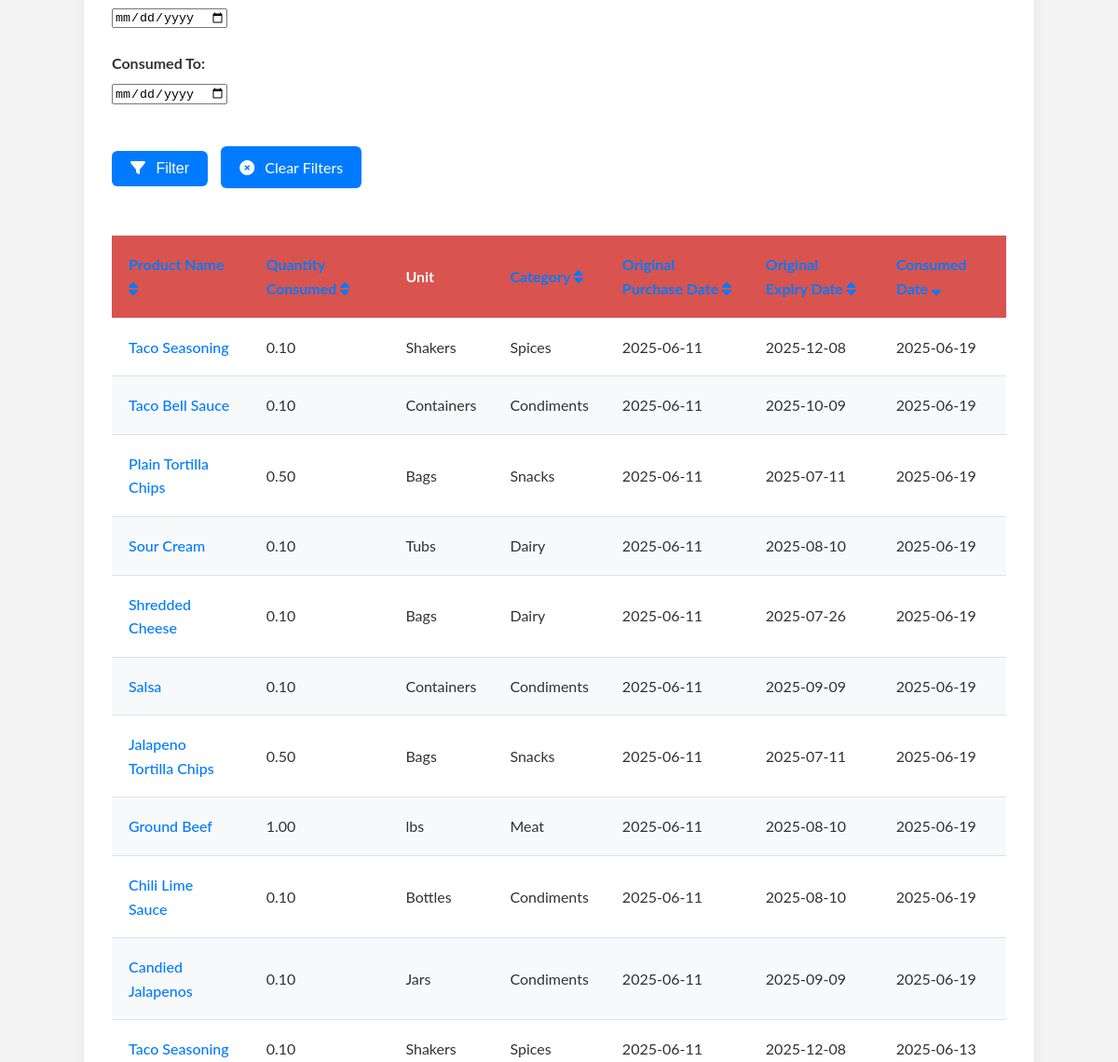
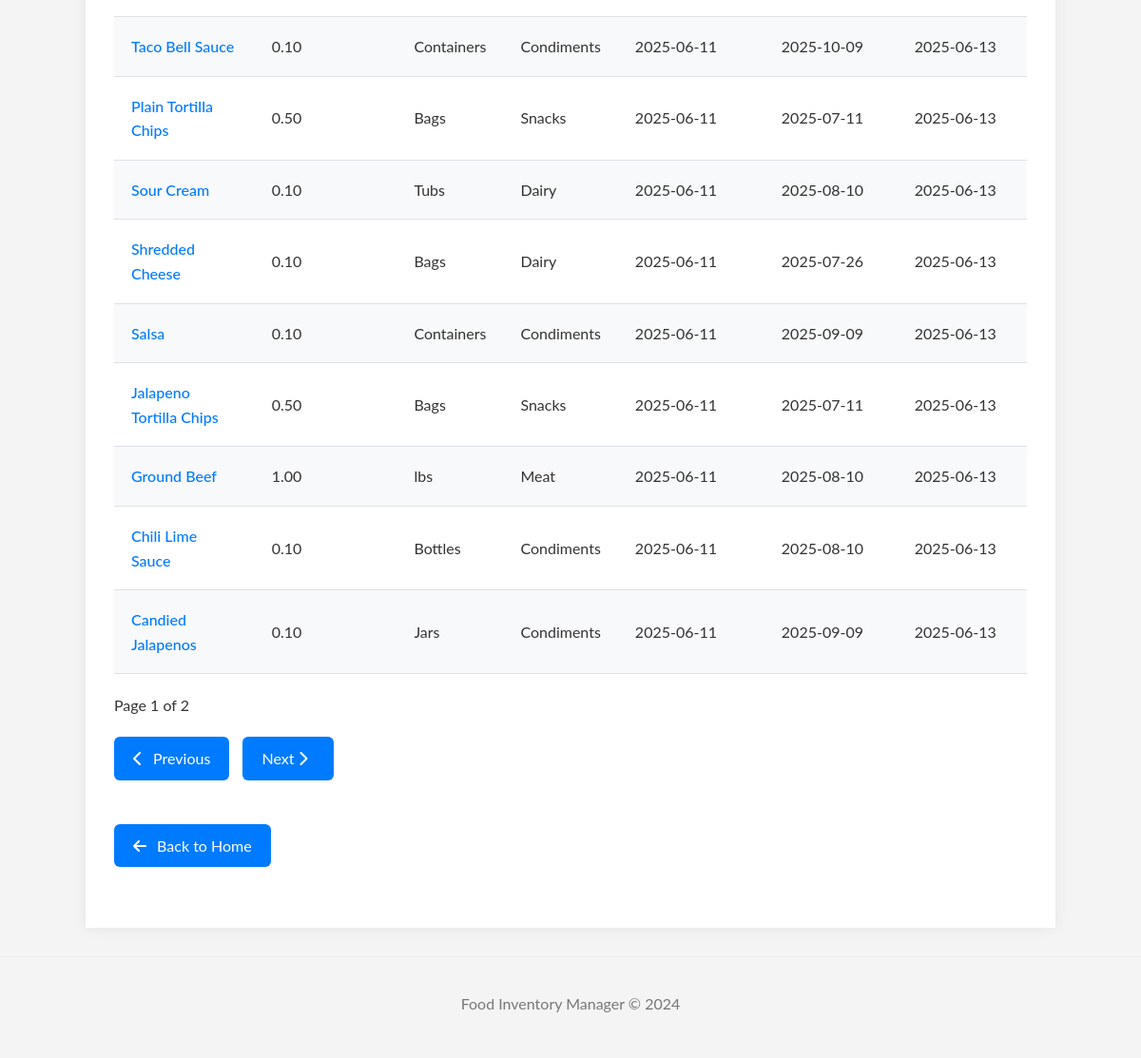
The page /inventory/historical (lower part) on the database as committed earlier (2 pictures, top to bottom).
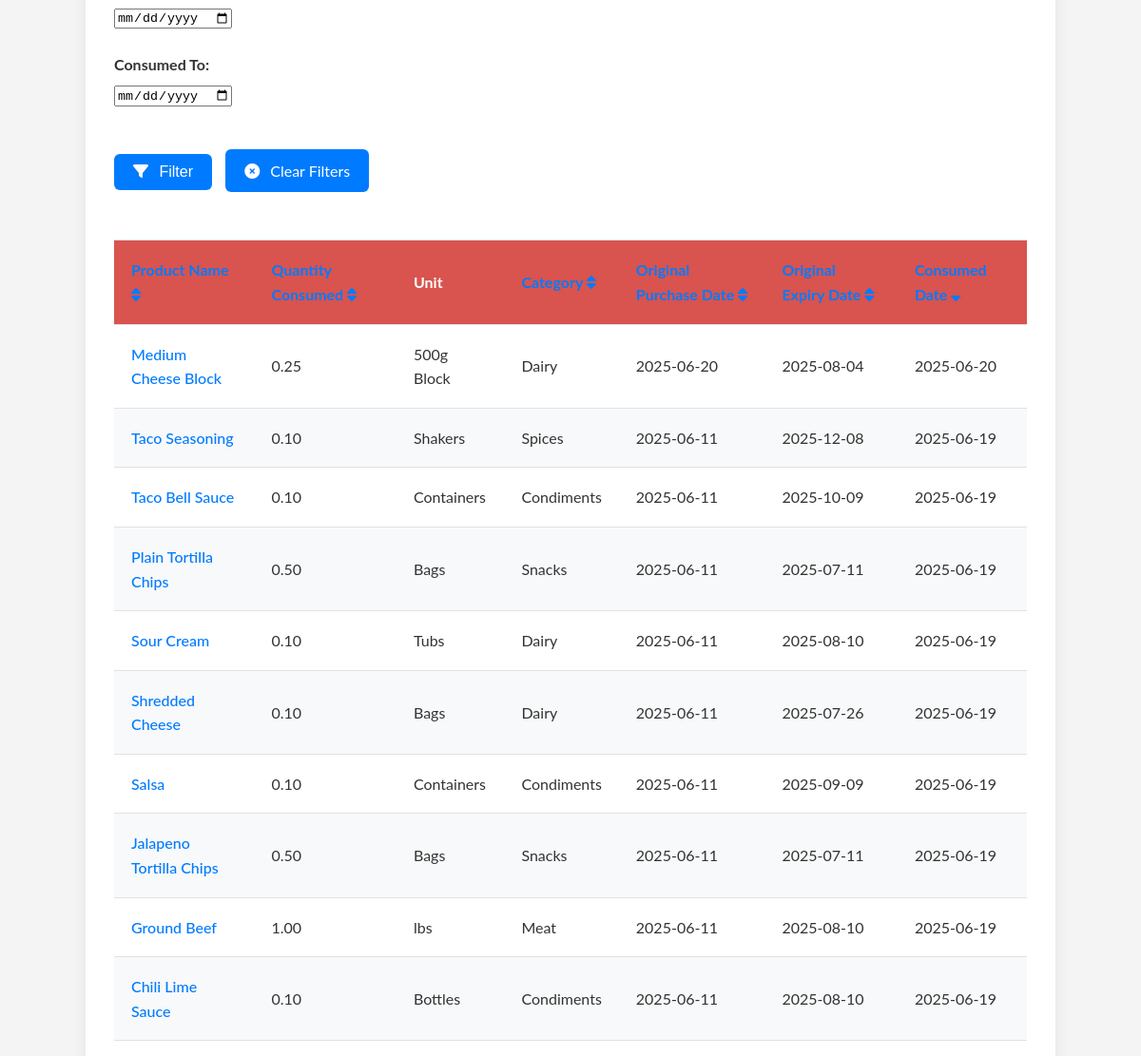
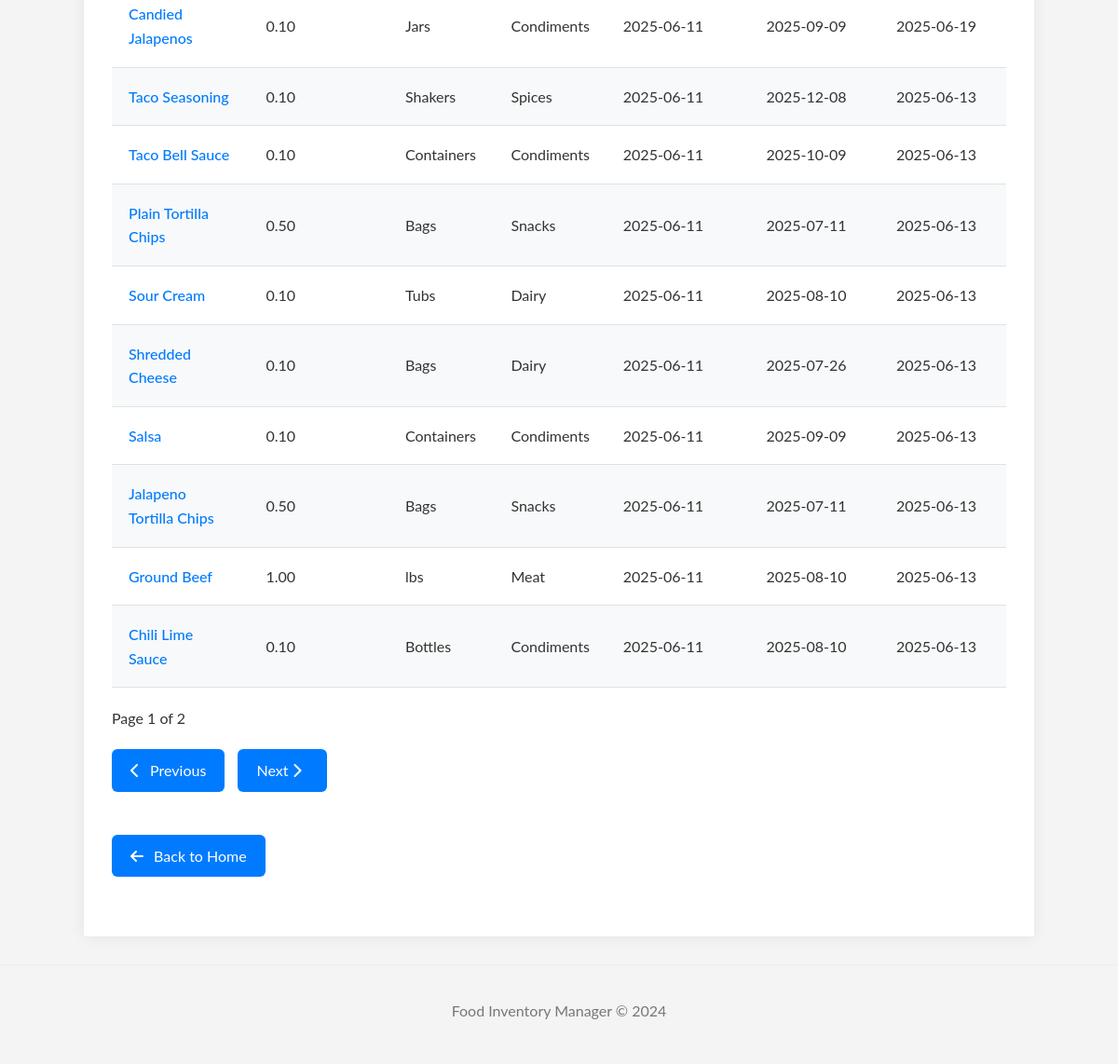
The same page on the database as committed later (2 pictures, top to bottom).
### tables this page shows
CREATE TABLE historical_items (
                        id INTEGER PRIMARY KEY AUTOINCREMENT,
                        product_id INTEGER,
                        name TEXT NOT NULL,
                        quantity_consumed_this_time REAL NOT NULL,
                        original_quantity_string TEXT,
                        purchase_date TEXT, 
                        expiry_date TEXT,
                        consumed_date TEXT NOT NULL,
                        FOREIGN KEY (product_id) REFERENCES products (id)
                    );

CREATE TABLE products (
                        id INTEGER PRIMARY KEY AUTOINCREMENT,
                        name TEXT NOT NULL UNIQUE,
                        category TEXT,
                        subcategory TEXT,
                        unit_of_measure TEXT NOT NULL,
                        default_expiry_days INTEGER NOT NULL,
                        par_level REAL DEFAULT 0,
                        max_holding_amount REAL DEFAULT 0,
    purchase_location TEXT,
    consumption_override_rate REAL DEFAULT NULL
                    );

### app.py (the view, shortened to what this page needs)
@app.route('/inventory/historical')
def historical_inventory_view():
    search_term = request.args.get('search_term', '').strip()
    selected_category = request.args.get('category', '').strip()
    consumed_start_date = request.args.get('consumed_start_date', '').strip()
    consumed_end_date = request.args.get('consumed_end_date', '').strip()
    sort_by = request.args.get('sort_by', 'consumed_date').strip()
    sort_order = request.args.get('sort_order', 'DESC').strip().upper()
    if sort_order not in ['ASC', 'DESC']:
        sort_order = 'DESC'
    try:
        page = int(request.args.get('page', 1))
        if page < 1: page = 1
    except ValueError:
        page = 1
    try:
        per_page = int(request.args.get('per_page', 20))
        if per_page < 1: per_page = 1
    except ValueError:
        per_page = 20
    historical_items = manager.get_historical_inventory(
        search_term=search_term if search_term else None,
        category=selected_category if selected_category else None,
        consumed_start_date=consumed_start_date if consumed_start_date else None,
        consumed_end_date=consumed_end_date if consumed_end_date else None,
        sort_by=sort_by,
        sort_order=sort_order,
        page=page,
        per_page=per_page
    )
    total_items = manager.get_historical_inventory_count(
        search_term=search_term if search_term else None,
        category=selected_category if selected_category else None,
        consumed_start_date=consumed_start_date if consumed_start_date else None,
        consumed_end_date=consumed_end_date if consumed_end_date else None
    )
    total_pages = (total_items + per_page - 1) // per_page if per_page > 0 else 1
    categories_options = manager.get_historical_inventory_categories()
    return render_template(
        'historical_inventory.html',
        items=historical_items,
        current_page=page,
        total_pages=total_pages,
        per_page=per_page,
        search_term=search_term,
        selected_category=selected_category,
        consumed_start_date=consumed_start_date,
        consumed_end_date=consumed_end_date,
        sort_by=sort_by,
        sort_order=sort_order,
        categories=categories_options
    )

### Food_manager.py (called while the page is built)
    def _get_db_connection(self):
        if self.conn and self.db_filepath == ":memory:":
            return self.conn
        conn = sqlite3.connect(self.db_filepath)
        conn.row_factory = sqlite3.Row # Access columns by name
        return conn

    def get_historical_inventory_categories(self):
        categories = []
        query = """
            SELECT DISTINCT p.category
            FROM products p
            JOIN historical_items hi ON p.id = hi.product_id
            WHERE p.category IS NOT NULL
            ORDER BY p.category ASC
        """
        try:
            with self._get_db_connection() as conn:
                cursor = conn.cursor()
                cursor.execute(query)
                rows = cursor.fetchall()
                for row in rows:
                    categories.append(row['category'])
        except sqlite3.Error as e:
            print(f"Database error fetching historical inventory categories: {e}")
        return categories

### templates/historical_inventory.html (shortened to what the changed rows need)
{% extends "base.html" %}
{% block content %}
    {% if items %}
    <div class="table-responsive-wrapper">
        <table>
            <thead>
                <tr>
                    {% macro sortable_header(column_key, display_name, current_sort_by, current_sort_order, current_filters) %}
                        {% set new_sort_order = 'DESC' if current_sort_by == column_key and current_sort_order == 'ASC' else 'ASC' %}
                        {% set updated_filters = dict(current_filters, sort_by=column_key, sort_order=new_sort_order) %}
                        <th class="historical-inventory-header">
                            <a href="{{ url_for('historical_inventory_view', **updated_filters) }}">
                                {{ display_name }}
                                {% if current_sort_by == column_key %}
                                    <i class="fas fa-sort-{{ 'up' if current_sort_order == 'ASC' else 'down' }}"></i>
                                {% else %}
                                    <i class="fas fa-sort"></i>
                                {% endif %}
                            </a>
                        </th>
                    {% endmacro %}
                    {% set current_filters = {
                        'search_term': search_term,
                        'category': selected_category,
                        'consumed_start_date': consumed_start_date,
                        'consumed_end_date': consumed_end_date,
                        'page': current_page,
                        'per_page': per_page
                    } %}
                    {{ sortable_header('product_name', 'Product Name', sort_by, sort_order, current_filters) }}
                    {{ sortable_header('quantity_consumed', 'Quantity Consumed', sort_by, sort_order, current_filters) }}
                    <th class="historical-inventory-header">Unit</th>
                    {{ sortable_header('category', 'Category', sort_by, sort_order, current_filters) }}
                    {{ sortable_header('purchase_date', 'Original Purchase Date', sort_by, sort_order, current_filters) }}
                    {{ sortable_header('expiry_date', 'Original Expiry Date', sort_by, sort_order, current_filters) }}
                    {{ sortable_header('consumed_date', 'Consumed Date', sort_by, sort_order, current_filters) }}
                </tr>
            </thead>
            <tbody>
                {% for item in items %}
                <tr>
                    <td>
                        {% if item.product_id %}
                        <a href="#" class="product-name-link" data-product-id="{{ item.product_id }}" onclick="openProductModal(this.dataset.productId); return false;">{{ item.name }}</a>
                        {% else %}
                        {{ item.name }}
                        {% endif %}
                    </td>
                    <td>{{ "%.2f"|format(item.quantity_consumed_this_time) if item.quantity_consumed_this_time is number else item.quantity_consumed_this_time }}</td>
                    <td>{{ item.unit_of_measure if item.unit_of_measure else '-' }}</td>
                    <td>{{ item.category if item.category else '-' }}</td>
                    <td>{{ item.purchase_date.isoformat() if item.purchase_date else 'N/A' }}</td>
                    <td>{{ item.expiry_date.isoformat() if item.expiry_date else 'N/A' }}</td>
                    <td>{{ item.consumed_date.isoformat() if item.consumed_date else 'N/A' }}</td>
                </tr>
                {% endfor %}
            </tbody>
        </table>
    </div>
    {% endif %}
{% endblock %}

Rows that differ between the two databases and show on the page:
no longer on this page (row unchanged): historical_items: name "Candied Jalapenos", quantity_consumed_this_time "0.10", unit_of_measure "Jars", category "Condiments", purchase_date "2025-06-11", expiry_date "2025-09-09", consumed_date "2025-06-13"
added historical_items: name "Medium Cheese Block", quantity_consumed_this_time "0.25", unit_of_measure "500g Block", category "Dairy", purchase_date "2025-06-20", expiry_date "2025-08-04", consumed_date "2025-06-20"
